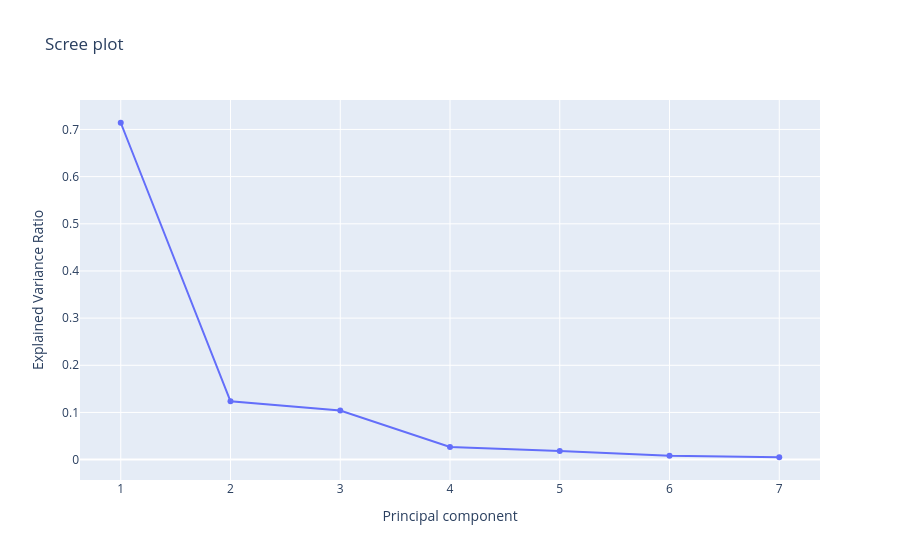

Write notebook code for a chart like this one.
### Code cell
#Interactive graph #scree plot
import plotly.express as px

#prepare data
components = list(range(1, len(pca.explained_variance_ratio_) + 1))
variance_ratio = pca.explained_variance_ratio_
#create interactive line chart
fig = px.line(
    x = components,
    y = variance_ratio,
    markers = True,
    labels = {'x': 'Principal component', 'y': 'Explained Variance Ratio'},
    title = 'Scree plot'
)

fig.show()

### Figure 1 — Plotly figure (JSON) as saved in the notebook; plotly's stock layout.template omitted (floating-point values rounded to 4 significant figures)
{"data": [{"hovertemplate": "Principal component=%{x}<br>Explained Variance Ratio=%{y}<extra></extra>", "legendgroup": "", "line": {"color": "#636efa", "dash": "solid"}, "marker": {"symbol": "circle"}, "mode": "lines+markers", "name": "", "orientation": "v", "showlegend": false, "type": "scatter", "x": [1, 2, 3, 4, 5, 6, 7], "xaxis": "x", "y": [0.7142, 0.1237, 0.1041, 0.02672, 0.01818, 0.008066, 0.005021], "yaxis": "y"}], "layout": {"legend": {"tracegroupgap": 0}, "title": {"text": "Scree plot"}, "xaxis": {"anchor": "y", "domain": [0, 1], "title": {"text": "Principal component"}}, "yaxis": {"anchor": "x", "domain": [0, 1], "title": {"text": "Explained Variance Ratio"}}}}
